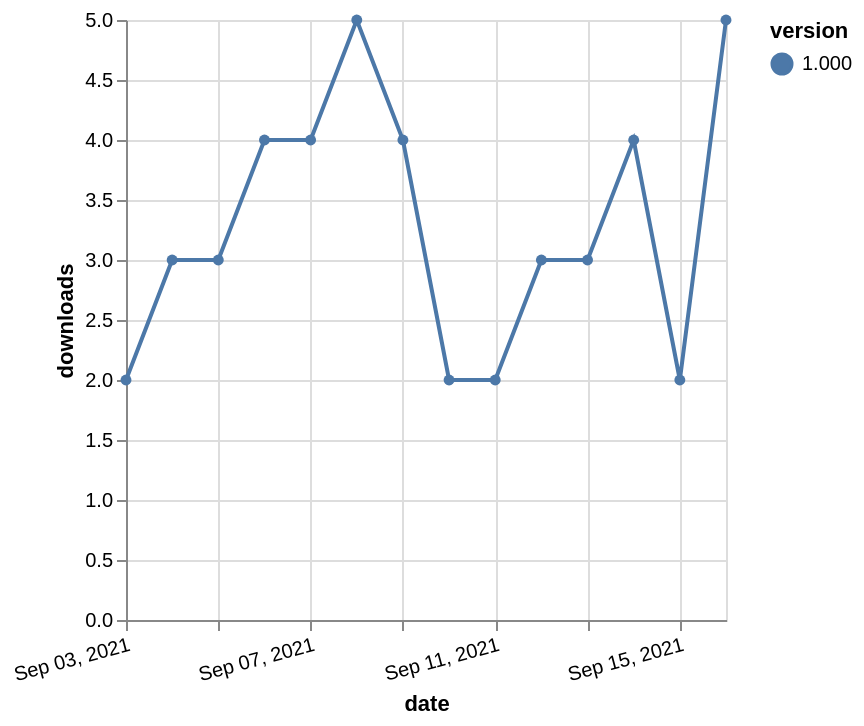

Source (Vega-Lite JSON):
### Vega-Lite specification from a JSON file in a GitHub repository (floating-point values rounded to 4 significant figures)
{"$schema": "https://vega.github.io/schema/vega-lite/v5.json", "description": "A simple bar chart with embedded data.", "data": {"values": [{"date": "2021-09-03", "total": 4505, "delta": 2, "version": "1.000"}, {"date": "2021-09-04", "total": 4508, "delta": 3, "version": "1.000"}, {"date": "2021-09-05", "total": 4511, "delta": 3, "version": "1.000"}, {"date": "2021-09-06", "total": 4515, "delta": 4, "version": "1.000"}, {"date": "2021-09-07", "total": 4519, "delta": 4, "version": "1.000"}, {"date": "2021-09-08", "total": 4524, "delta": 5, "version": "1.000"}, {"date": "2021-09-09", "total": 4528, "delta": 4, "version": "1.000"}, {"date": "2021-09-10", "total": 4530, "delta": 2, "version": "1.000"}, {"date": "2021-09-11", "total": 4532, "delta": 2, "version": "1.000"}, {"date": "2021-09-12", "total": 4535, "delta": 3, "version": "1.000"}, {"date": "2021-09-13", "total": 4538, "delta": 3, "version": "1.000"}, {"date": "2021-09-14", "total": 4542, "delta": 4, "version": "1.000"}, {"date": "2021-09-15", "total": 4544, "delta": 2, "version": "1.000"}, {"date": "2021-09-16", "total": 4549, "delta": 5, "version": "1.000"}]}, "width": "container", "mark": {"type": "line", "point": {"filled": true}}, "encoding": {"x": {"field": "date", "type": "temporal", "timeUnit": "yearmonthdate", "title": "date", "axis": {"labelAngle": -15}}, "y": {"field": "delta", "type": "quantitative", "title": "downloads"}, "color": {"field": "version", "type": "nominal"}, "tooltip": {"field": "delta"}}}
